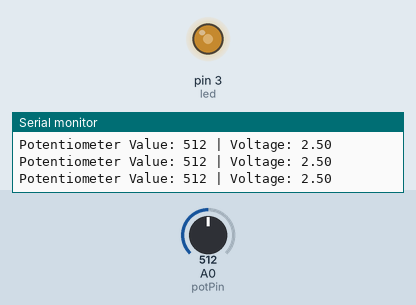
This sketch was run on a simulated Arduino Uno, built with avr-gcc and run on an emulated ATmega328P. Shown: output pins drawn as LEDs (lit = HIGH), the last lines printed to the serial monitor. The inputs (shaded band) are chosen by the test bench; at power-on: A0 (potPin) = 512.

Above: at 1.2 s.
1.3 s: A0 (potPin) set to 716
At 1.6 s:
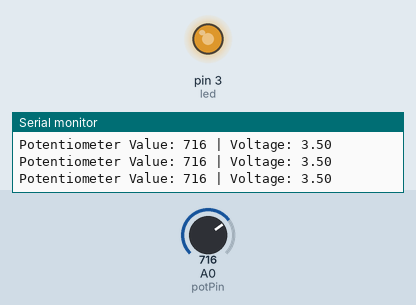
2.8 s: A0 (potPin) set to 900
At 3.2 s:
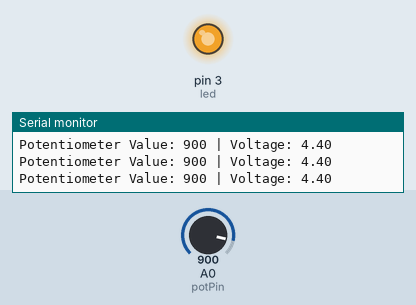
4.3 s: A0 (potPin) set to 106
At 4.9 s:
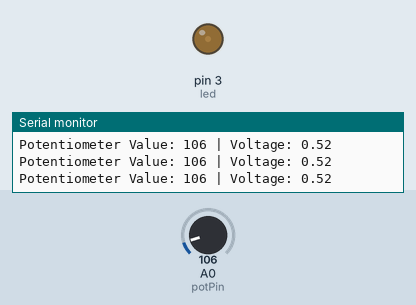
5.8 s: A0 (potPin) set to 95
At 6.6 s:
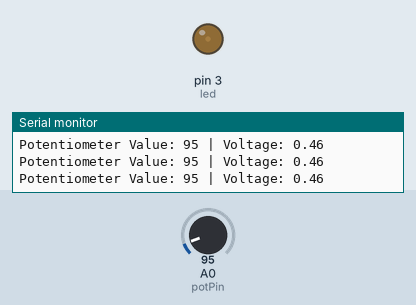
8.8 s: A0 (potPin) set to 0
At 9.9 s:
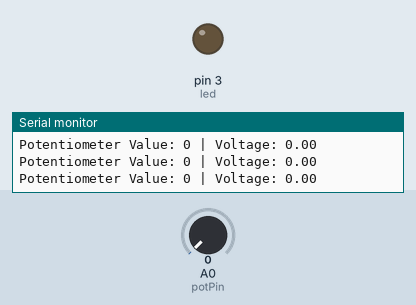
10.3 s: A0 (potPin) set to 511
At 11.5 s:
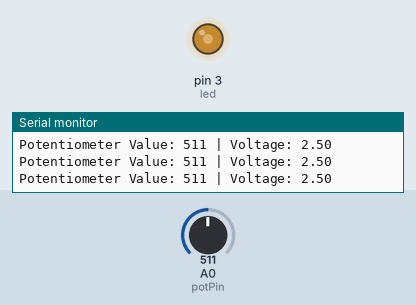
Timing chart, 0 to 12.8 s (numbered marks = the images above; inputs shaded):
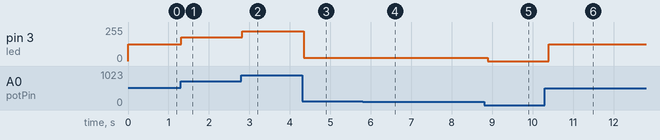

The sketch:

Potentiometer_LED_voltag.ino
```cpp
int led = 3;
int potPin = A0;
int potValue = 0;

void setup() {
  pinMode(led, OUTPUT);
  Serial.begin(9600);
}

void loop() {
  potValue = analogRead(potPin);
  int ledValue = map(potValue, 0, 1023, 0, 255);
  analogWrite(led, ledValue);
  float voltage = (potValue / 1023.0) * 5.0;
  Serial.print("Potentiometer Value: ");
  Serial.print(potValue);
  Serial.print(" | Voltage: ");
  Serial.println(voltage);
  delay(100);
}
```

Measured:
- after the input at 1.3 s, pin 3 (led): 127/255 → 178/255 at once
- after the input at 2.8 s, pin 3 (led): 178/255 → 224/255 at once
- after the input at 4.3 s, pin 3 (led): 224/255 → 26/255 at once
- after the input at 5.8 s, pin 3 (led): 26/255 → 23/255 after 0.06 s
- after the input at 8.8 s, pin 3 (led): 23/255 → 0/255 after 0.09 s
- after the input at 10.3 s, pin 3 (led): 0/255 → 127/255 after 0.10 s
